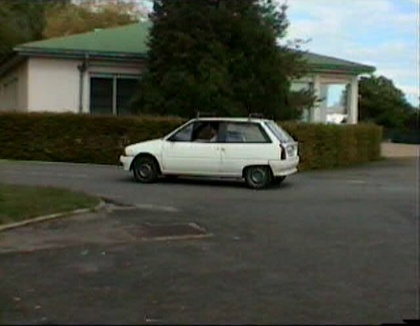
%> input picture lab04/Mengyang Li/problem_2/car/carseq900.jpg, 420 x 326 px, shrunk from 640 x 496 before the run
$ octave --eval "result = corner_detector(imread('car/carseq900.jpg'));"   (GNU Octave 9; MATLAB toolbox functions it lacks are replaced by stand-ins)
%> lines starting %> are read from the running program, lines starting %| are printed output that depends on the picture
function corners = corner_detector(image)

    % 1: Convert the image to grayscale and convert data type
    if size(image, 3) == 3
        image = rgb2gray(image);
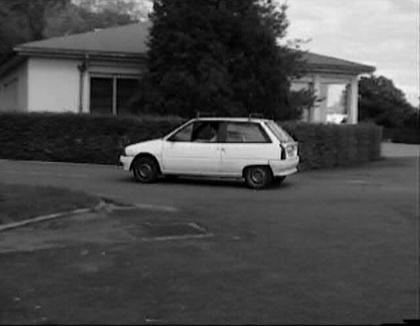
%> image: size 326x420 uint8; min 0, max 251, mean 74.8
    end

    image = im2double(image);
%> image: size 326x420 double

    % 2. Gaussian derivatives
    sigma1 = 1;
    window_size = ceil(6*sigma1);
    if mod(window_size, 2) == 0
        window_size = window_size + 1;
    end
    [Gx, Gy] = gradient(fspecial('gaussian', window_size, sigma1));

    % 3. Compute fx and fy
    fx = conv2(image, Gx, 'same');
    fy = conv2(image, Gy, 'same');
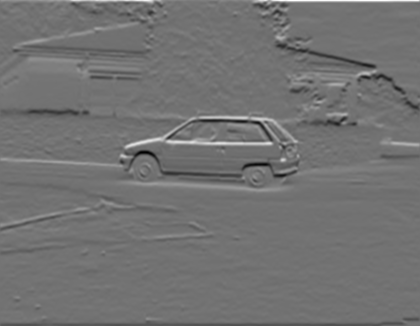
%> fy: size 326x420 double; min -0.254, max 0.309, mean -0.000699; drawn with min black and max white

    % 4. Compute spatial maps
    fx2 = fx .* fx;
    fy2 = fy .* fy;
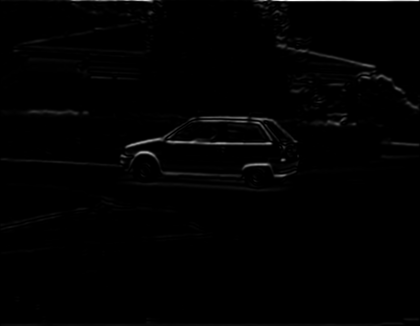
%> fy2: size 326x420 double; min 1.22e-35, max 0.0955, mean 0.000849; drawn with min black and max white
    fxfy = fx .* fy;
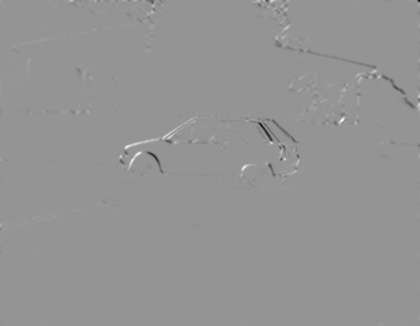
%> fxfy: size 326x420 double; min -0.0408, max 0.0293, mean -2.67e-05; drawn with min black and max white

    % 5. Blur the spatial maps
    sigma2 = 2;
    window_size = ceil(6*sigma2);
    if mod(window_size, 2) == 0
        window_size = window_size + 1;
    end
    G = fspecial('gaussian', window_size, sigma2);
    Sx = conv2(fx2, G, 'same');
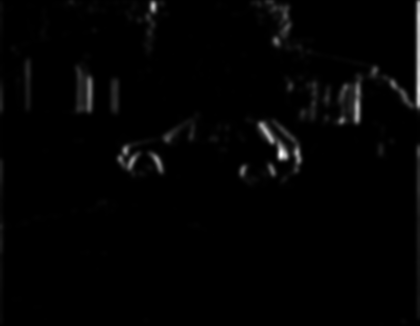
%> Sx: size 326x420 double; min 3.8e-08, max 0.0283, mean 0.000411; drawn with min black and max white
    Sy = conv2(fy2, G, 'same');
    Sxy = conv2(fxfy, G, 'same');

    % 6. Compute the determinant and trace of matrix M
    detM = Sx .* Sy - Sxy .* Sxy;
    trM = Sx + Sy;
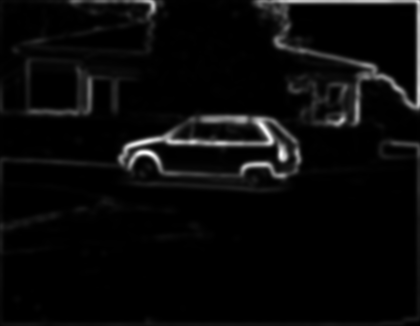
%> trM: size 326x420 double; min 5.69e-07, max 0.03, mean 0.00119; drawn with min black and max white

    % 7. Compute the corner response
    alpha = 0.04;
    R = detM - alpha * (trM .* trM);
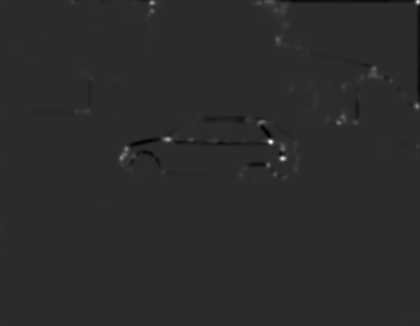
%> R: size 326x420 double; min -2.96e-05, max 0.000144, mean 9.61e-08; drawn with min black and max white

    % 8. Non-maximum suppression
    [rows, cols] = size(image);
%> rows = 326; cols = 420
    for i = 2:rows-1
        for j = 2:cols-1
            patch = R(i-1:i+1, j-1:j+1);
            if R(i,j) ~= max(patch(:))
                R(i,j) = 0;
            end
        end
    end

    % 9. Threshold R
    threshold = 0.01 * max(R(:));
%> threshold = 1.44e-06
    [corner_y, corner_x] = find(R > threshold);
%> corner_y = 410 values from 1 to 230; corner_x = 410 values from 1 to 420
    corner_R = R(R > threshold);
%> corner_R = 410 values, max 0.000144 at index 203, min 1.45e-06 at index 217, mean 1.21e-05

    % 返回一个包含x坐标、y坐标和响应值R的三列数组
    corners = [corner_x, corner_y, corner_R];
%> corners = 410 rows, first 12: [1 160 1.55e-06; 1 161 1.85e-06; 1 162 1.58e-06; 1 226 1.83e-06; 1 227 2.52e-06; 1 228 2.75e-06; 1 229 2.38e-06; 1 230 1.73e-06; 2 161 2.62e-06; 2 228 3.55e-06; 2 230 2.39e-06; 4 162 1.47e-06]
%> `result = corner_detector(imread('car/carseq900.jpg'));`: result has the same summary as corners in corner_detector
end

$ run again, on lab04/Mengyang Li/problem_2/car/carseq903.jpg
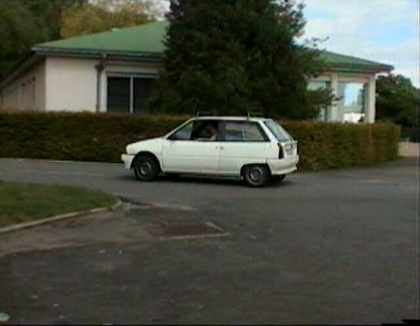
%> input picture lab04/Mengyang Li/problem_2/car/carseq903.jpg, 420 x 326 px, shrunk from 640 x 496 before the run
%> in corner_detector, `trM = Sx + Sy;`:
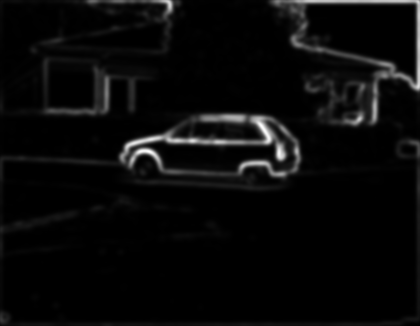
%> trM: size 326x420 double; min 4.03e-07, max 0.0299, mean 0.0012; drawn with min black and max white
%> in corner_detector, `R = detM - alpha * (trM .* trM);`:
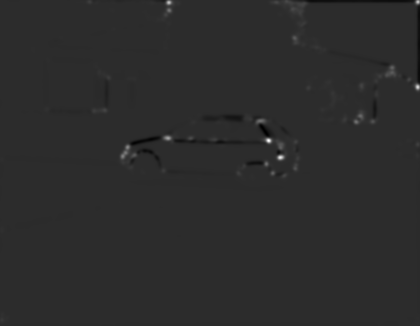
%> R: size 326x420 double; min -3.09e-05, max 0.000148, mean 1.31e-07; drawn with min black and max white
%> threshold = 1.48e-06
%> corner_y = 421 values from 1 to 324; corner_x = 421 values from 1 to 420
%> corner_R = 421 values, max 0.000148 at index 165, min 1.49e-06 at index 3, mean 1.3e-05
%> corners = 421 rows, first 12: [1 230 1.86e-06; 1 231 1.89e-06; 1 232 1.49e-06; 1 314 1.74e-06; 1 315 1.98e-06; 1 316 1.94e-06; 1 317 2.05e-06; 1 318 2.8e-06; 1 319 4.1e-06; 1 320 5.09e-06; 1 321 4.89e-06; 1 322 3.61e-06]
%> result has the same summary as corners in corner_detector
